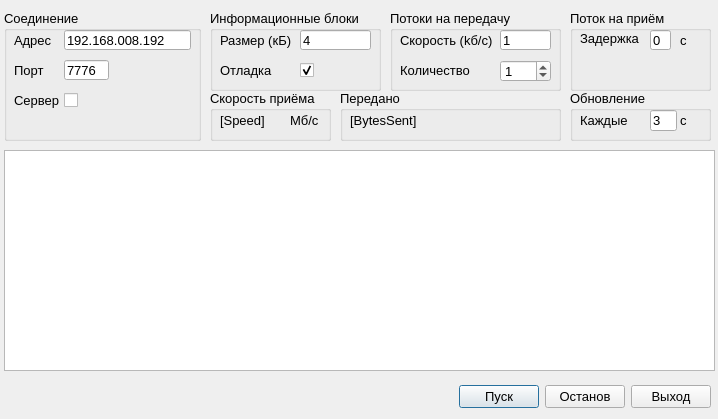
<?xml version="1.0" encoding="UTF-8"?>
<ui version="4.0">
 <class>SpeedDialogClass</class>
 <widget class="QDialog" name="SpeedDialogClass">
  <property name="geometry">
   <rect>
    <x>0</x>
    <y>0</y>
    <width>718</width>
    <height>419</height>
   </rect>
  </property>
  <property name="minimumSize">
   <size>
    <width>718</width>
    <height>419</height>
   </size>
  </property>
  <property name="maximumSize">
   <size>
    <width>718</width>
    <height>419</height>
   </size>
  </property>
  <property name="font">
   <font>
    <pointsize>10</pointsize>
   </font>
  </property>
  <property name="windowTitle">
   <string>Измерение пропускной способности QRmoConnection</string>
  </property>
  <widget class="QWidget" name="layoutWidget">
   <property name="geometry">
    <rect>
     <x>0</x>
     <y>380</y>
     <width>711</width>
     <height>33</height>
    </rect>
   </property>
   <layout class="QHBoxLayout">
    <property name="spacing">
     <number>6</number>
    </property>
    <property name="margin">
     <number>0</number>
    </property>
    <item>
     <spacer>
      <property name="orientation">
       <enum>Qt::Horizontal</enum>
      </property>
      <property name="sizeHint" stdset="0">
       <size>
        <width>131</width>
        <height>31</height>
       </size>
      </property>
     </spacer>
    </item>
    <item>
     <widget class="QPushButton" name="startButton">
      <property name="text">
       <string>Пуск</string>
      </property>
     </widget>
    </item>
    <item>
     <widget class="QPushButton" name="stopButton">
      <property name="text">
       <string>Останов</string>
      </property>
     </widget>
    </item>
    <item>
     <widget class="QPushButton" name="quitlButton">
      <property name="text">
       <string>Выход</string>
      </property>
     </widget>
    </item>
   </layout>
  </widget>
  <widget class="QPlainTextEdit" name="plainTextEdit">
   <property name="geometry">
    <rect>
     <x>4</x>
     <y>150</y>
     <width>711</width>
     <height>221</height>
    </rect>
   </property>
  </widget>
  <widget class="QGroupBox" name="groupBox">
   <property name="geometry">
    <rect>
     <x>4</x>
     <y>10</y>
     <width>197</width>
     <height>131</height>
    </rect>
   </property>
   <property name="title">
    <string>Соединение</string>
   </property>
   <widget class="QLabel" name="label_3">
    <property name="geometry">
     <rect>
      <x>10</x>
      <y>20</y>
      <width>51</width>
      <height>20</height>
     </rect>
    </property>
    <property name="font">
     <font>
      <pointsize>10</pointsize>
     </font>
    </property>
    <property name="text">
     <string>Адрес</string>
    </property>
   </widget>
   <widget class="QLineEdit" name="leHost">
    <property name="geometry">
     <rect>
      <x>60</x>
      <y>20</y>
      <width>127</width>
      <height>20</height>
     </rect>
    </property>
    <property name="font">
     <font>
      <pointsize>10</pointsize>
     </font>
    </property>
    <property name="inputMask">
     <string>000.000.000.000; </string>
    </property>
    <property name="text">
     <string>192.168.008.192</string>
    </property>
   </widget>
   <widget class="QLabel" name="label_4">
    <property name="geometry">
     <rect>
      <x>10</x>
      <y>50</y>
      <width>51</width>
      <height>20</height>
     </rect>
    </property>
    <property name="font">
     <font>
      <pointsize>10</pointsize>
     </font>
    </property>
    <property name="text">
     <string>Порт</string>
    </property>
   </widget>
   <widget class="QLineEdit" name="lePort">
    <property name="geometry">
     <rect>
      <x>60</x>
      <y>50</y>
      <width>45</width>
      <height>20</height>
     </rect>
    </property>
    <property name="font">
     <font>
      <pointsize>10</pointsize>
     </font>
    </property>
    <property name="inputMask">
     <string/>
    </property>
    <property name="text">
     <string>7776</string>
    </property>
   </widget>
   <widget class="QCheckBox" name="cbServer">
    <property name="geometry">
     <rect>
      <x>60</x>
      <y>80</y>
      <width>16</width>
      <height>21</height>
     </rect>
    </property>
    <property name="maximumSize">
     <size>
      <width>30</width>
      <height>30</height>
     </size>
    </property>
    <property name="baseSize">
     <size>
      <width>0</width>
      <height>0</height>
     </size>
    </property>
    <property name="font">
     <font>
      <pointsize>10</pointsize>
     </font>
    </property>
    <property name="text">
     <string/>
    </property>
    <property name="iconSize">
     <size>
      <width>10</width>
      <height>10</height>
     </size>
    </property>
   </widget>
   <widget class="QLabel" name="label_5">
    <property name="geometry">
     <rect>
      <x>10</x>
      <y>80</y>
      <width>51</width>
      <height>20</height>
     </rect>
    </property>
    <property name="font">
     <font>
      <pointsize>10</pointsize>
     </font>
    </property>
    <property name="text">
     <string>Сервер</string>
    </property>
   </widget>
  </widget>
  <widget class="QGroupBox" name="groupBox_2">
   <property name="geometry">
    <rect>
     <x>210</x>
     <y>10</y>
     <width>171</width>
     <height>81</height>
    </rect>
   </property>
   <property name="title">
    <string>Информационные блоки</string>
   </property>
   <widget class="QLabel" name="label_7">
    <property name="geometry">
     <rect>
      <x>10</x>
      <y>50</y>
      <width>81</width>
      <height>20</height>
     </rect>
    </property>
    <property name="font">
     <font>
      <pointsize>10</pointsize>
     </font>
    </property>
    <property name="text">
     <string>Отладка</string>
    </property>
   </widget>
   <widget class="QLineEdit" name="leSize">
    <property name="geometry">
     <rect>
      <x>90</x>
      <y>20</y>
      <width>71</width>
      <height>20</height>
     </rect>
    </property>
    <property name="font">
     <font>
      <pointsize>10</pointsize>
     </font>
    </property>
    <property name="inputMask">
     <string/>
    </property>
    <property name="text">
     <string>4</string>
    </property>
   </widget>
   <widget class="QLabel" name="label_6">
    <property name="geometry">
     <rect>
      <x>10</x>
      <y>20</y>
      <width>81</width>
      <height>20</height>
     </rect>
    </property>
    <property name="font">
     <font>
      <pointsize>10</pointsize>
     </font>
    </property>
    <property name="text">
     <string>Размер (кБ)</string>
    </property>
   </widget>
   <widget class="QCheckBox" name="cbDebug">
    <property name="geometry">
     <rect>
      <x>90</x>
      <y>50</y>
      <width>16</width>
      <height>21</height>
     </rect>
    </property>
    <property name="maximumSize">
     <size>
      <width>30</width>
      <height>30</height>
     </size>
    </property>
    <property name="baseSize">
     <size>
      <width>0</width>
      <height>0</height>
     </size>
    </property>
    <property name="font">
     <font>
      <pointsize>10</pointsize>
     </font>
    </property>
    <property name="text">
     <string/>
    </property>
    <property name="iconSize">
     <size>
      <width>10</width>
      <height>10</height>
     </size>
    </property>
    <property name="checked">
     <bool>true</bool>
    </property>
   </widget>
  </widget>
  <widget class="QGroupBox" name="groupBox_3">
   <property name="geometry">
    <rect>
     <x>390</x>
     <y>10</y>
     <width>171</width>
     <height>81</height>
    </rect>
   </property>
   <property name="title">
    <string>Потоки на передачу</string>
   </property>
   <widget class="QLineEdit" name="leSpeed">
    <property name="geometry">
     <rect>
      <x>110</x>
      <y>20</y>
      <width>51</width>
      <height>20</height>
     </rect>
    </property>
    <property name="font">
     <font>
      <pointsize>10</pointsize>
     </font>
    </property>
    <property name="text">
     <string>1</string>
    </property>
   </widget>
   <widget class="QLabel" name="label_8">
    <property name="geometry">
     <rect>
      <x>10</x>
      <y>20</y>
      <width>101</width>
      <height>20</height>
     </rect>
    </property>
    <property name="font">
     <font>
      <pointsize>10</pointsize>
     </font>
    </property>
    <property name="text">
     <string>Скорость (kб/с)</string>
    </property>
   </widget>
   <widget class="QLabel" name="label_9">
    <property name="geometry">
     <rect>
      <x>10</x>
      <y>50</y>
      <width>101</width>
      <height>20</height>
     </rect>
    </property>
    <property name="font">
     <font>
      <pointsize>10</pointsize>
     </font>
    </property>
    <property name="text">
     <string>Количество</string>
    </property>
   </widget>
   <widget class="QSpinBox" name="sbThreads">
    <property name="geometry">
     <rect>
      <x>110</x>
      <y>50</y>
      <width>51</width>
      <height>22</height>
     </rect>
    </property>
    <property name="value">
     <number>1</number>
    </property>
   </widget>
  </widget>
  <widget class="QGroupBox" name="groupBox_4">
   <property name="geometry">
    <rect>
     <x>210</x>
     <y>90</y>
     <width>121</width>
     <height>51</height>
    </rect>
   </property>
   <property name="title">
    <string>Скорость приёма</string>
   </property>
   <widget class="QLabel" name="lbSpeed">
    <property name="geometry">
     <rect>
      <x>10</x>
      <y>20</y>
      <width>71</width>
      <height>21</height>
     </rect>
    </property>
    <property name="text">
     <string>[Speed]</string>
    </property>
   </widget>
   <widget class="QLabel" name="label_2">
    <property name="geometry">
     <rect>
      <x>80</x>
      <y>20</y>
      <width>31</width>
      <height>21</height>
     </rect>
    </property>
    <property name="text">
     <string>Мб/с</string>
    </property>
   </widget>
  </widget>
  <widget class="QGroupBox" name="groupBox_5">
   <property name="geometry">
    <rect>
     <x>570</x>
     <y>10</y>
     <width>141</width>
     <height>81</height>
    </rect>
   </property>
   <property name="title">
    <string>Поток на приём</string>
   </property>
   <widget class="QLineEdit" name="leReceiveDelay">
    <property name="geometry">
     <rect>
      <x>80</x>
      <y>20</y>
      <width>21</width>
      <height>20</height>
     </rect>
    </property>
    <property name="text">
     <string>0</string>
    </property>
   </widget>
   <widget class="QLabel" name="label">
    <property name="geometry">
     <rect>
      <x>10</x>
      <y>20</y>
      <width>61</width>
      <height>16</height>
     </rect>
    </property>
    <property name="text">
     <string>Задержка</string>
    </property>
   </widget>
   <widget class="QLabel" name="label_10">
    <property name="geometry">
     <rect>
      <x>110</x>
      <y>20</y>
      <width>16</width>
      <height>20</height>
     </rect>
    </property>
    <property name="text">
     <string>с</string>
    </property>
   </widget>
  </widget>
  <widget class="QGroupBox" name="groupBox_6">
   <property name="geometry">
    <rect>
     <x>570</x>
     <y>90</y>
     <width>141</width>
     <height>51</height>
    </rect>
   </property>
   <property name="title">
    <string>Обновление</string>
   </property>
   <widget class="QLabel" name="label_11">
    <property name="geometry">
     <rect>
      <x>10</x>
      <y>20</y>
      <width>51</width>
      <height>21</height>
     </rect>
    </property>
    <property name="text">
     <string>Каждые</string>
    </property>
   </widget>
   <widget class="QLabel" name="label_12">
    <property name="geometry">
     <rect>
      <x>110</x>
      <y>20</y>
      <width>21</width>
      <height>21</height>
     </rect>
    </property>
    <property name="text">
     <string>с</string>
    </property>
   </widget>
   <widget class="QLineEdit" name="leRefresh">
    <property name="geometry">
     <rect>
      <x>80</x>
      <y>20</y>
      <width>27</width>
      <height>21</height>
     </rect>
    </property>
    <property name="font">
     <font>
      <pointsize>10</pointsize>
     </font>
    </property>
    <property name="inputMask">
     <string/>
    </property>
    <property name="text">
     <string>3</string>
    </property>
   </widget>
  </widget>
  <widget class="QGroupBox" name="groupBox_7">
   <property name="geometry">
    <rect>
     <x>340</x>
     <y>90</y>
     <width>221</width>
     <height>51</height>
    </rect>
   </property>
   <property name="title">
    <string>Передано</string>
   </property>
   <widget class="QLabel" name="lbBytesSent">
    <property name="geometry">
     <rect>
      <x>10</x>
      <y>20</y>
      <width>201</width>
      <height>21</height>
     </rect>
    </property>
    <property name="text">
     <string>[BytesSent]</string>
    </property>
   </widget>
  </widget>
 </widget>
 <resources/>
 <connections>
  <connection>
   <sender>startButton</sender>
   <signal>clicked()</signal>
   <receiver>SpeedDialogClass</receiver>
   <slot>onStart()</slot>
   <hints>
    <hint type="sourcelabel">
     <x>278</x>
     <y>253</y>
    </hint>
    <hint type="destinationlabel">
     <x>96</x>
     <y>254</y>
    </hint>
   </hints>
  </connection>
  <connection>
   <sender>quitlButton</sender>
   <signal>clicked()</signal>
   <receiver>SpeedDialogClass</receiver>
   <slot>reject()</slot>
   <hints>
    <hint type="sourcelabel">
     <x>671</x>
     <y>395</y>
    </hint>
    <hint type="destinationlabel">
     <x>179</x>
     <y>282</y>
    </hint>
   </hints>
  </connection>
  <connection>
   <sender>stopButton</sender>
   <signal>clicked()</signal>
   <receiver>SpeedDialogClass</receiver>
   <slot>onStop()</slot>
   <hints>
    <hint type="sourcelabel">
     <x>588</x>
     <y>395</y>
    </hint>
    <hint type="destinationlabel">
     <x>358</x>
     <y>209</y>
    </hint>
   </hints>
  </connection>
 </connections>
 <slots>
  <slot>onStart()</slot>
  <slot>onConnected(QString,int,bool)</slot>
  <slot>onReceive(QByteArray*,int)</slot>
  <slot>onStop()</slot>
 </slots>
</ui>
